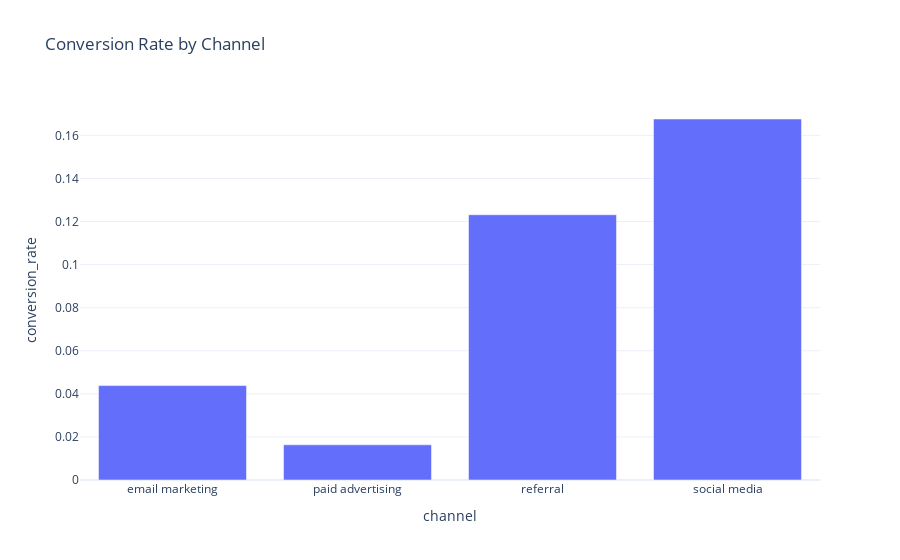

This figure's notebook cell:
### Code cell
conversion_by_channel = clv_data.groupby('channel')['conversion_rate'].mean().reset_index()

fig = px.bar(conversion_by_channel, x = 'channel', y='conversion_rate',
            title='Conversion Rate by Channel')

fig.show()

### Figure 1 — Plotly figure (JSON) as saved in the notebook; plotly's stock layout.template omitted (floating-point values rounded to 4 significant figures)
{"data": [{"alignmentgroup": "True", "hovertemplate": "channel=%{x}<br>conversion_rate=%{y}<extra></extra>", "legendgroup": "", "marker": {"color": "#636efa", "pattern": {"shape": ""}}, "name": "", "offsetgroup": "", "orientation": "v", "showlegend": false, "textposition": "auto", "type": "bar", "x": ["email marketing", "paid advertising", "referral", "social media"], "xaxis": "x", "y": [0.04382, 0.01634, 0.1231, 0.1676], "yaxis": "y"}], "layout": {"barmode": "relative", "legend": {"tracegroupgap": 0}, "title": {"text": "Conversion Rate by Channel"}, "xaxis": {"anchor": "y", "domain": [0, 1], "title": {"text": "channel"}}, "yaxis": {"anchor": "x", "domain": [0, 1], "title": {"text": "conversion_rate"}}}}
